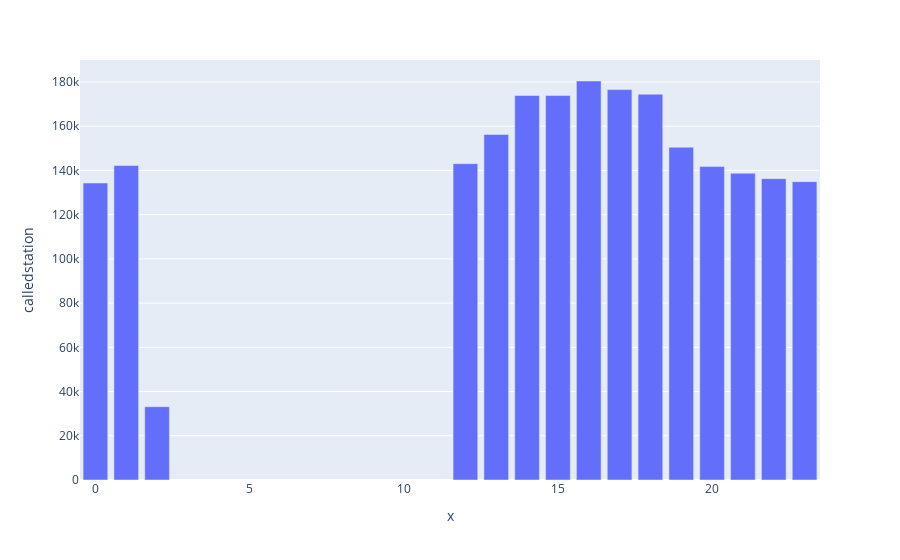

The cell this chart's notebook holds for it:
### Code cell
fig = px.bar(df.groupby('hour').count(), 
             x=df.groupby('hour').count().index, 
             y='calledstation')
fig.show()

### Figure 1 — Plotly figure (JSON) as saved in the notebook; plotly's stock layout.template omitted (floating-point values rounded to 4 significant figures)
{"data": [{"alignmentgroup": "True", "hovertemplate": "x=%{x}<br>calledstation=%{y}<extra></extra>", "legendgroup": "", "marker": {"color": "#636efa", "pattern": {"shape": ""}}, "name": "", "offsetgroup": "", "orientation": "v", "showlegend": false, "textposition": "auto", "type": "bar", "x": [0, 1, 2, 12, 13, 14, 15, 16, 17, 18, 19, 20, 21, 22, 23], "xaxis": "x", "y": [134301, 142236, 33151, 143052, 156260, 173886, 173861, 180443, 176555, 174448, 150500, 141743, 138698, 136288, 134928], "yaxis": "y"}], "layout": {"barmode": "relative", "legend": {"tracegroupgap": 0}, "margin": {"t": 60}, "xaxis": {"anchor": "y", "domain": [0, 1], "title": {"text": "x"}}, "yaxis": {"anchor": "x", "domain": [0, 1], "title": {"text": "calledstation"}}}}
